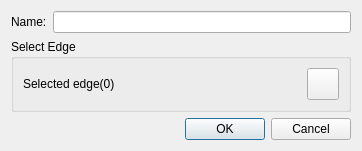
<?xml version="1.0" encoding="UTF-8"?>
<ui version="4.0">
 <class>CreateFaceDialog</class>
 <widget class="QDialog" name="CreateFaceDialog">
  <property name="geometry">
   <rect>
    <x>0</x>
    <y>0</y>
    <width>362</width>
    <height>139</height>
   </rect>
  </property>
  <property name="windowTitle">
   <string>Create Face</string>
  </property>
  <layout class="QGridLayout" name="gridLayout_2">
   <item row="0" column="0">
    <layout class="QHBoxLayout" name="horizontalLayout">
     <item>
      <widget class="QLabel" name="label">
       <property name="text">
        <string>Name:</string>
       </property>
      </widget>
     </item>
     <item>
      <widget class="QLineEdit" name="namelineEdit"/>
     </item>
    </layout>
   </item>
   <item row="1" column="0">
    <widget class="QGroupBox" name="groupBox">
     <property name="title">
      <string>Select Edge</string>
     </property>
     <layout class="QGridLayout" name="gridLayout">
      <item row="0" column="0">
       <widget class="QLabel" name="edgelabel">
        <property name="text">
         <string>Selected edge(0)</string>
        </property>
       </widget>
      </item>
      <item row="0" column="1">
       <widget class="QPushButton" name="geoSelectCurve">
        <property name="sizePolicy">
         <sizepolicy hsizetype="Minimum" vsizetype="Minimum">
          <horstretch>0</horstretch>
          <verstretch>0</verstretch>
         </sizepolicy>
        </property>
        <property name="minimumSize">
         <size>
          <width>32</width>
          <height>32</height>
         </size>
        </property>
        <property name="maximumSize">
         <size>
          <width>32</width>
          <height>32</height>
         </size>
        </property>
        <property name="styleSheet">
         <string notr="true">background-image: url(:/QUI/geometry/selectwire.png);</string>
        </property>
        <property name="text">
         <string/>
        </property>
        <property name="checkable">
         <bool>true</bool>
        </property>
        <property name="checked">
         <bool>false</bool>
        </property>
       </widget>
      </item>
     </layout>
    </widget>
   </item>
   <item row="2" column="0">
    <widget class="QDialogButtonBox" name="buttonBox">
     <property name="orientation">
      <enum>Qt::Horizontal</enum>
     </property>
     <property name="standardButtons">
      <set>QDialogButtonBox::Cancel|QDialogButtonBox::Ok</set>
     </property>
    </widget>
   </item>
  </layout>
 </widget>
 <resources>
  <include location="../qrc/qianfan.qrc"/>
 </resources>
 <connections>
  <connection>
   <sender>buttonBox</sender>
   <signal>accepted()</signal>
   <receiver>CreateFaceDialog</receiver>
   <slot>accept()</slot>
   <hints>
    <hint type="sourcelabel">
     <x>248</x>
     <y>254</y>
    </hint>
    <hint type="destinationlabel">
     <x>157</x>
     <y>274</y>
    </hint>
   </hints>
  </connection>
  <connection>
   <sender>buttonBox</sender>
   <signal>rejected()</signal>
   <receiver>CreateFaceDialog</receiver>
   <slot>reject()</slot>
   <hints>
    <hint type="sourcelabel">
     <x>316</x>
     <y>260</y>
    </hint>
    <hint type="destinationlabel">
     <x>286</x>
     <y>274</y>
    </hint>
   </hints>
  </connection>
 </connections>
</ui>
